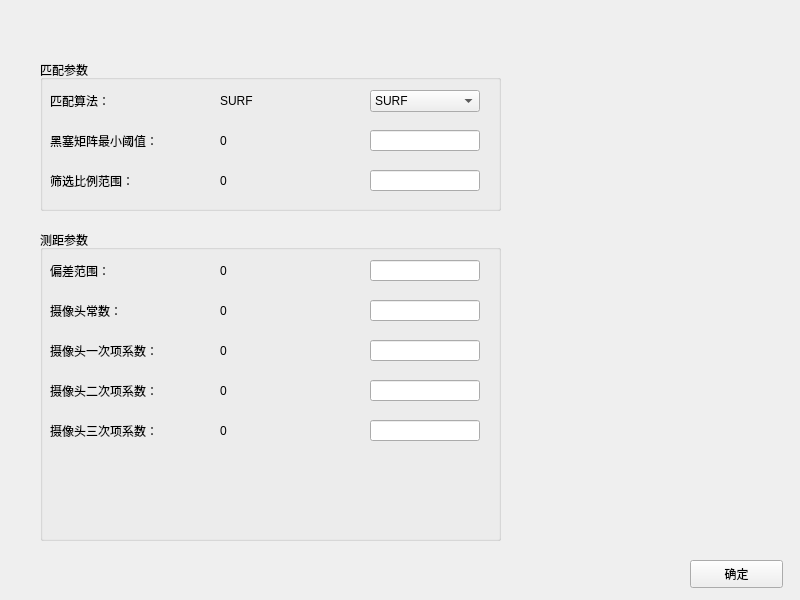
<?xml version="1.0" encoding="UTF-8"?>
<ui version="4.0">
 <class>ParaWindow</class>
 <widget class="QMainWindow" name="ParaWindow">
  <property name="geometry">
   <rect>
    <x>0</x>
    <y>0</y>
    <width>800</width>
    <height>600</height>
   </rect>
  </property>
  <property name="windowTitle">
   <string>参数设置</string>
  </property>
  <widget class="QWidget" name="centralwidget">
   <widget class="QPushButton" name="ok_pushButton">
    <property name="geometry">
     <rect>
      <x>690</x>
      <y>560</y>
      <width>93</width>
      <height>28</height>
     </rect>
    </property>
    <property name="text">
     <string>确定</string>
    </property>
   </widget>
   <widget class="QGroupBox" name="groupBox_2">
    <property name="geometry">
     <rect>
      <x>40</x>
      <y>230</y>
      <width>461</width>
      <height>311</height>
     </rect>
    </property>
    <property name="title">
     <string>测距参数</string>
    </property>
    <widget class="QLineEdit" name="errorRange_lineEdit">
     <property name="geometry">
      <rect>
       <x>330</x>
       <y>30</y>
       <width>110</width>
       <height>21</height>
      </rect>
     </property>
    </widget>
    <widget class="QLabel" name="errorRange_Label">
     <property name="geometry">
      <rect>
       <x>180</x>
       <y>30</y>
       <width>131</width>
       <height>21</height>
      </rect>
     </property>
     <property name="text">
      <string>0</string>
     </property>
    </widget>
    <widget class="QLabel" name="label">
     <property name="geometry">
      <rect>
       <x>10</x>
       <y>70</y>
       <width>121</width>
       <height>21</height>
      </rect>
     </property>
     <property name="text">
      <string>摄像头常数：</string>
     </property>
    </widget>
    <widget class="QLabel" name="cameraPara0_Label">
     <property name="geometry">
      <rect>
       <x>180</x>
       <y>70</y>
       <width>131</width>
       <height>21</height>
      </rect>
     </property>
     <property name="text">
      <string>0</string>
     </property>
    </widget>
    <widget class="QLabel" name="label_3">
     <property name="geometry">
      <rect>
       <x>10</x>
       <y>30</y>
       <width>91</width>
       <height>21</height>
      </rect>
     </property>
     <property name="text">
      <string>偏差范围：</string>
     </property>
    </widget>
    <widget class="QLineEdit" name="cameraPara0_lineEdit">
     <property name="geometry">
      <rect>
       <x>330</x>
       <y>70</y>
       <width>110</width>
       <height>21</height>
      </rect>
     </property>
    </widget>
    <widget class="QLabel" name="label_6">
     <property name="geometry">
      <rect>
       <x>10</x>
       <y>110</y>
       <width>141</width>
       <height>21</height>
      </rect>
     </property>
     <property name="text">
      <string>摄像头一次项系数：</string>
     </property>
    </widget>
    <widget class="QLabel" name="cameraPara1_Label">
     <property name="geometry">
      <rect>
       <x>180</x>
       <y>110</y>
       <width>131</width>
       <height>21</height>
      </rect>
     </property>
     <property name="text">
      <string>0</string>
     </property>
    </widget>
    <widget class="QLineEdit" name="cameraPara1_lineEdit">
     <property name="geometry">
      <rect>
       <x>330</x>
       <y>110</y>
       <width>110</width>
       <height>21</height>
      </rect>
     </property>
    </widget>
    <widget class="QLabel" name="label_7">
     <property name="geometry">
      <rect>
       <x>10</x>
       <y>150</y>
       <width>151</width>
       <height>21</height>
      </rect>
     </property>
     <property name="text">
      <string>摄像头二次项系数：</string>
     </property>
    </widget>
    <widget class="QLabel" name="cameraPara2_Label">
     <property name="geometry">
      <rect>
       <x>180</x>
       <y>150</y>
       <width>131</width>
       <height>21</height>
      </rect>
     </property>
     <property name="text">
      <string>0</string>
     </property>
    </widget>
    <widget class="QLineEdit" name="cameraPara2_lineEdit">
     <property name="geometry">
      <rect>
       <x>330</x>
       <y>150</y>
       <width>110</width>
       <height>21</height>
      </rect>
     </property>
    </widget>
    <widget class="QLabel" name="label_8">
     <property name="geometry">
      <rect>
       <x>10</x>
       <y>190</y>
       <width>151</width>
       <height>21</height>
      </rect>
     </property>
     <property name="text">
      <string>摄像头三次项系数：</string>
     </property>
    </widget>
    <widget class="QLabel" name="cameraPara3_Label">
     <property name="geometry">
      <rect>
       <x>180</x>
       <y>190</y>
       <width>131</width>
       <height>21</height>
      </rect>
     </property>
     <property name="text">
      <string>0</string>
     </property>
    </widget>
    <widget class="QLineEdit" name="cameraPara3_lineEdit">
     <property name="geometry">
      <rect>
       <x>330</x>
       <y>190</y>
       <width>110</width>
       <height>21</height>
      </rect>
     </property>
    </widget>
   </widget>
   <widget class="QGroupBox" name="groupBox">
    <property name="geometry">
     <rect>
      <x>40</x>
      <y>60</y>
      <width>461</width>
      <height>151</height>
     </rect>
    </property>
    <property name="title">
     <string>匹配参数</string>
    </property>
    <widget class="QLineEdit" name="minRatio_lineEdit">
     <property name="geometry">
      <rect>
       <x>330</x>
       <y>110</y>
       <width>110</width>
       <height>21</height>
      </rect>
     </property>
    </widget>
    <widget class="QLabel" name="matchType_Label">
     <property name="geometry">
      <rect>
       <x>180</x>
       <y>30</y>
       <width>111</width>
       <height>21</height>
      </rect>
     </property>
     <property name="text">
      <string>SURF</string>
     </property>
    </widget>
    <widget class="QLabel" name="minHessian_Label">
     <property name="geometry">
      <rect>
       <x>180</x>
       <y>70</y>
       <width>111</width>
       <height>21</height>
      </rect>
     </property>
     <property name="text">
      <string>0</string>
     </property>
    </widget>
    <widget class="QComboBox" name="matchType_comboBox">
     <property name="geometry">
      <rect>
       <x>330</x>
       <y>30</y>
       <width>110</width>
       <height>22</height>
      </rect>
     </property>
     <item>
      <property name="text">
       <string>SURF</string>
      </property>
     </item>
     <item>
      <property name="text">
       <string>SIFT</string>
      </property>
     </item>
    </widget>
    <widget class="QLabel" name="label_4">
     <property name="geometry">
      <rect>
       <x>10</x>
       <y>70</y>
       <width>141</width>
       <height>21</height>
      </rect>
     </property>
     <property name="text">
      <string>黑塞矩阵最小阈值：</string>
     </property>
    </widget>
    <widget class="QLabel" name="label_2">
     <property name="geometry">
      <rect>
       <x>10</x>
       <y>30</y>
       <width>91</width>
       <height>21</height>
      </rect>
     </property>
     <property name="text">
      <string>匹配算法：</string>
     </property>
    </widget>
    <widget class="QLabel" name="minRatio_Label">
     <property name="geometry">
      <rect>
       <x>180</x>
       <y>110</y>
       <width>111</width>
       <height>21</height>
      </rect>
     </property>
     <property name="text">
      <string>0</string>
     </property>
    </widget>
    <widget class="QLineEdit" name="minHessian_lineEdit">
     <property name="geometry">
      <rect>
       <x>330</x>
       <y>70</y>
       <width>110</width>
       <height>21</height>
      </rect>
     </property>
    </widget>
    <widget class="QLabel" name="label_5">
     <property name="geometry">
      <rect>
       <x>10</x>
       <y>110</y>
       <width>131</width>
       <height>21</height>
      </rect>
     </property>
     <property name="text">
      <string>筛选比例范围：</string>
     </property>
    </widget>
   </widget>
  </widget>
 </widget>
 <resources/>
 <connections/>
</ui>
